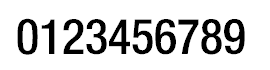
#> input picture opencv_part/newnum.jpg, 270 x 70 px
$ python Template.py
#> lines starting #> are read from the running program, lines starting #| are printed output that depends on the picture; after the words box and inside, x2 and y2 are one past the last pixel; in counts of white or black regions, pixels touching at a corner belong together
### opencv_part/mycvtool.py
import cv2
import numpy as np


def myshow(window_name,image):
    cv2.imshow(window_name,image)
    cv2.waitKey()

# [22 lines left out: functions perspect_Adjust, stack_image, not called in this run]

### opencv_part/Template.py
import cv2
import numpy as np

import mycvtool

template=cv2.imread("./newnum.jpg")
#> template is the input picture: shape (70, 270, 3); min 0, max 255, mean 210.9
template_gray=cv2.cvtColor(template,cv2.COLOR_BGR2GRAY)

mycvtool.myshow("template_gray",template_gray)


_,template_threshold=cv2.threshold(template_gray.copy(),127,255,cv2.THRESH_BINARY_INV)
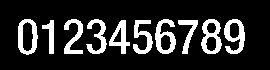
#> template_threshold: shape (70, 270); 17.1% white; 10 white regions
mycvtool.myshow("tt",template_threshold)

temp=template_threshold.copy()

mycvtool.myshow("tp",temp)
contours,hierachy=cv2.findContours(template_threshold.copy(),cv2.RETR_EXTERNAL,cv2.CHAIN_APPROX_SIMPLE)
#> contours = 10 contours; largest, box (x1, y1, x2, y2) and area: (18, 19, 38, 55) 564, (201, 19, 222, 54) 527, (224, 19, 245, 54) 446, (155, 19, 176, 54) 440, (109, 20, 130, 54) 324

#> (the run stopped early here; a loop or call above may not have finished)
